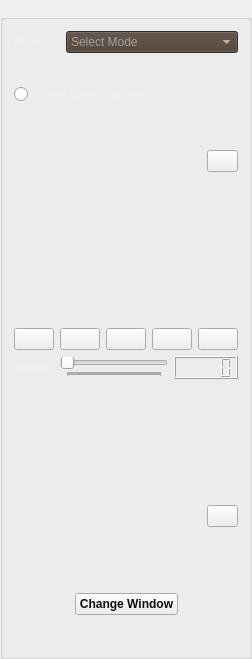
         <widget class="QGroupBox" name="controllerGroupBox">
          <property name="sizePolicy">
           <sizepolicy hsizetype="Maximum" vsizetype="Preferred">
            <horstretch>0</horstretch>
            <verstretch>0</verstretch>
           </sizepolicy>
          </property>
          <property name="maximumSize">
           <size>
            <width>200</width>
            <height>16777214</height>
           </size>
          </property>
          <property name="font">
           <font>
            <bold>true</bold>
           </font>
          </property>
          <property name="styleSheet">
           <string notr="true">color: rgb(238, 238, 238);</string>
          </property>
          <property name="title">
           <string>Controllers</string>
          </property>
          <layout class="QVBoxLayout" name="verticalLayout_3">
           <item>
            <layout class="QHBoxLayout" name="horizontalLayout_66">
             <item>
              <widget class="QLabel" name="modeLabel">
               <property name="font">
                <font>
                 <bold>true</bold>
                </font>
               </property>
               <property name="text">
                <string>Mode:</string>
               </property>
              </widget>
             </item>
             <item>
              <widget class="QComboBox" name="modeComboBox">
               <property name="sizePolicy">
                <sizepolicy hsizetype="Preferred" vsizetype="Fixed">
                 <horstretch>0</horstretch>
                 <verstretch>0</verstretch>
                </sizepolicy>
               </property>
               <property name="maximumSize">
                <size>
                 <width>200</width>
                 <height>25</height>
                </size>
               </property>
               <property name="sizeIncrement">
                <size>
                 <width>20</width>
                 <height>0</height>
                </size>
               </property>
               <property name="baseSize">
                <size>
                 <width>20</width>
                 <height>0</height>
                </size>
               </property>
               <property name="font">
                <font>
                 <bold>false</bold>
                </font>
               </property>
               <property name="cursor">
                <cursorShape>PointingHandCursor</cursorShape>
               </property>
               <property name="whatsThis">
                <string/>
               </property>
               <property name="autoFillBackground">
                <bool>false</bool>
               </property>
               <property name="styleSheet">
                <string notr="true">background-color: rgb(72, 60, 50);
selection-background-color: rgb(72, 60, 50);</string>
               </property>
               <property name="editable">
                <bool>false</bool>
               </property>
               <property name="currentIndex">
                <number>-1</number>
               </property>
               <property name="sizeAdjustPolicy">
                <enum>QComboBox::AdjustToContents</enum>
               </property>
               <property name="placeholderText">
                <string>Select Mode</string>
               </property>
               <property name="frame">
                <bool>true</bool>
               </property>
               <item>
                <property name="text">
                 <string>Uniform Range Mode</string>
                </property>
               </item>
               <item>
                <property name="text">
                 <string>Musical Instruments Mode</string>
                </property>
               </item>
               <item>
                <property name="text">
                 <string>Animal Sounds Mode</string>
                </property>
               </item>
               <item>
                <property name="text">
                 <string>ECG Abnormalities Mode</string>
                </property>
               </item>
              </widget>
             </item>
            </layout>
           </item>
           <item>
            <spacer name="verticalSpacer_2">
             <property name="orientation">
              <enum>Qt::Vertical</enum>
             </property>
             <property name="sizeType">
              <enum>QSizePolicy::Preferred</enum>
             </property>
             <property name="sizeHint" stdset="0">
              <size>
               <width>20</width>
               <height>25</height>
              </size>
             </property>
            </spacer>
           </item>
           <item>
            <widget class="QRadioButton" name="spectrogramRadioButton">
             <property name="font">
              <font>
               <bold>true</bold>
              </font>
             </property>
             <property name="cursor">
              <cursorShape>PointingHandCursor</cursorShape>
             </property>
             <property name="text">
              <string>Show Spectrogram</string>
             </property>
            </widget>
           </item>
           <item>
            <spacer name="verticalSpacer_3">
             <property name="orientation">
              <enum>Qt::Vertical</enum>
             </property>
             <property name="sizeType">
              <enum>QSizePolicy::Preferred</enum>
             </property>
             <property name="sizeHint" stdset="0">
              <size>
               <width>20</width>
               <height>40</height>
              </size>
             </property>
            </spacer>
           </item>
           <item>
            <layout class="QVBoxLayout" name="verticalLayout">
             <item>
              <layout class="QHBoxLayout" name="horizontalLayout_3">
               <item>
                <spacer name="horizontalSpacer_5">
                 <property name="orientation">
                  <enum>Qt::Horizontal</enum>
                 </property>
                 <property name="sizeHint" stdset="0">
                  <size>
                   <width>40</width>
                   <height>20</height>
                  </size>
                 </property>
                </spacer>
               </item>
               <item>
                <widget class="QPushButton" name="muteOriginalButton">
                 <property name="maximumSize">
                  <size>
                   <width>31</width>
                   <height>24</height>
                  </size>
                 </property>
                 <property name="cursor">
                  <cursorShape>PointingHandCursor</cursorShape>
                 </property>
                 <property name="toolTip">
                  <string>&lt;html&gt;&lt;head/&gt;&lt;body&gt;&lt;p&gt;&lt;span style=&quot; font-size:7pt; color:#000000;&quot;&gt;Mute original signal sound&lt;/span&gt;&lt;/p&gt;&lt;/body&gt;&lt;/html&gt;</string>
                 </property>
                 <property name="styleSheet">
                  <string notr="true">background-color: rgb(238, 238, 238);</string>
                 </property>
                 <property name="text">
                  <string/>
                 </property>
                </widget>
               </item>
              </layout>
             </item>
             <item>
              <spacer name="verticalSpacer_4">
               <property name="orientation">
                <enum>Qt::Vertical</enum>
               </property>
               <property name="sizeType">
                <enum>QSizePolicy::Expanding</enum>
               </property>
               <property name="sizeHint" stdset="0">
                <size>
                 <width>20</width>
                 <height>100</height>
                </size>
               </property>
              </spacer>
             </item>
            </layout>
           </item>
           <item>
            <spacer name="verticalSpacer_8">
             <property name="orientation">
              <enum>Qt::Vertical</enum>
             </property>
             <property name="sizeHint" stdset="0">
              <size>
               <width>20</width>
               <height>50</height>
              </size>
             </property>
            </spacer>
           </item>
           <item>
            <layout class="QHBoxLayout" name="horizontalLayout_67">
             <item>
              <widget class="QPushButton" name="playPauseButton">
               <property name="sizePolicy">
                <sizepolicy hsizetype="Fixed" vsizetype="Fixed">
                 <horstretch>0</horstretch>
                 <verstretch>0</verstretch>
                </sizepolicy>
               </property>
               <property name="maximumSize">
                <size>
                 <width>50</width>
                 <height>16777215</height>
                </size>
               </property>
               <property name="cursor">
                <cursorShape>PointingHandCursor</cursorShape>
               </property>
               <property name="toolTip">
                <string>&lt;html&gt;&lt;head/&gt;&lt;body&gt;&lt;p&gt;&lt;span style=&quot; font-size:7pt; color:#000000;&quot;&gt;Play/Pause&lt;/span&gt;&lt;/p&gt;&lt;/body&gt;&lt;/html&gt;</string>
               </property>
               <property name="styleSheet">
                <string notr="true">background-color: rgb(238, 238, 238);</string>
               </property>
               <property name="text">
                <string/>
               </property>
               <property name="icon">
                <iconset>
                 <normaloff>../../hp/hp/.designer/backup/eraser.png</normaloff>../../hp/hp/.designer/backup/eraser.png</iconset>
               </property>
              </widget>
             </item>
             <item>
              <widget class="QPushButton" name="panButton">
               <property name="sizePolicy">
                <sizepolicy hsizetype="Fixed" vsizetype="Fixed">
                 <horstretch>0</horstretch>
                 <verstretch>0</verstretch>
                </sizepolicy>
               </property>
               <property name="maximumSize">
                <size>
                 <width>50</width>
                 <height>16777215</height>
                </size>
               </property>
               <property name="cursor">
                <cursorShape>PointingHandCursor</cursorShape>
               </property>
               <property name="toolTip">
                <string>&lt;html&gt;&lt;head/&gt;&lt;body&gt;&lt;p&gt;&lt;span style=&quot; font-size:7pt; color:#000000;&quot;&gt;Pan&lt;/span&gt;&lt;/p&gt;&lt;/body&gt;&lt;/html&gt;</string>
               </property>
               <property name="styleSheet">
                <string notr="true">background-color: rgb(238, 238, 238);</string>
               </property>
               <property name="text">
                <string/>
               </property>
               <property name="icon">
                <iconset>
                 <normaloff>../../hp/hp/.designer/backup/eraser.png</normaloff>../../hp/hp/.designer/backup/eraser.png</iconset>
               </property>
              </widget>
             </item>
             <item>
              <widget class="QPushButton" name="zoomInButton">
               <property name="sizePolicy">
                <sizepolicy hsizetype="Fixed" vsizetype="Fixed">
                 <horstretch>0</horstretch>
                 <verstretch>0</verstretch>
                </sizepolicy>
               </property>
               <property name="maximumSize">
                <size>
                 <width>50</width>
                 <height>16777215</height>
                </size>
               </property>
               <property name="cursor">
                <cursorShape>PointingHandCursor</cursorShape>
               </property>
               <property name="toolTip">
                <string>&lt;html&gt;&lt;head/&gt;&lt;body&gt;&lt;p&gt;&lt;span style=&quot; font-size:7pt; color:#000000;&quot;&gt;Zoom in&lt;/span&gt;&lt;/p&gt;&lt;/body&gt;&lt;/html&gt;</string>
               </property>
               <property name="styleSheet">
                <string notr="true">background-color: rgb(238, 238, 238);</string>
               </property>
               <property name="text">
                <string/>
               </property>
               <property name="icon">
                <iconset>
                 <normaloff>../../hp/hp/.designer/backup/eraser.png</normaloff>../../hp/hp/.designer/backup/eraser.png</iconset>
               </property>
              </widget>
             </item>
             <item>
              <widget class="QPushButton" name="zoomOutButton">
               <property name="sizePolicy">
                <sizepolicy hsizetype="Fixed" vsizetype="Fixed">
                 <horstretch>0</horstretch>
                 <verstretch>0</verstretch>
                </sizepolicy>
               </property>
               <property name="maximumSize">
                <size>
                 <width>50</width>
                 <height>16777215</height>
                </size>
               </property>
               <property name="cursor">
                <cursorShape>PointingHandCursor</cursorShape>
               </property>
               <property name="toolTip">
                <string>&lt;html&gt;&lt;head/&gt;&lt;body&gt;&lt;p&gt;&lt;span style=&quot; font-size:7pt; color:#000000;&quot;&gt;Zoom out&lt;/span&gt;&lt;/p&gt;&lt;/body&gt;&lt;/html&gt;</string>
               </property>
               <property name="styleSheet">
                <string notr="true">background-color: rgb(238, 238, 238);</string>
               </property>
               <property name="text">
                <string/>
               </property>
               <property name="icon">
                <iconset>
                 <normaloff>../../hp/hp/.designer/backup/eraser.png</normaloff>../../hp/hp/.designer/backup/eraser.png</iconset>
               </property>
              </widget>
             </item>
             <item>
              <widget class="QPushButton" name="resetButton">
               <property name="sizePolicy">
                <sizepolicy hsizetype="Fixed" vsizetype="Fixed">
                 <horstretch>0</horstretch>
                 <verstretch>0</verstretch>
                </sizepolicy>
               </property>
               <property name="maximumSize">
                <size>
                 <width>50</width>
                 <height>16777215</height>
                </size>
               </property>
               <property name="cursor">
                <cursorShape>PointingHandCursor</cursorShape>
               </property>
               <property name="toolTip">
                <string>&lt;html&gt;&lt;head/&gt;&lt;body&gt;&lt;p&gt;&lt;span style=&quot; font-size:7pt; color:#000000;&quot;&gt;Replay&lt;/span&gt;&lt;/p&gt;&lt;/body&gt;&lt;/html&gt;</string>
               </property>
               <property name="styleSheet">
                <string notr="true">background-color: rgb(238, 238, 238);</string>
               </property>
               <property name="text">
                <string/>
               </property>
               <property name="icon">
                <iconset>
                 <normaloff>../../hp/hp/.designer/backup/eraser.png</normaloff>../../hp/hp/.designer/backup/eraser.png</iconset>
               </property>
              </widget>
             </item>
            </layout>
           </item>
           <item>
            <layout class="QHBoxLayout" name="horizontalLayout_68">
             <item>
              <widget class="QLabel" name="speedLabel">
               <property name="font">
                <font>
                 <bold>true</bold>
                </font>
               </property>
               <property name="text">
                <string>Speed:</string>
               </property>
              </widget>
             </item>
             <item>
              <widget class="QSlider" name="speedSlider">
               <property name="cursor">
                <cursorShape>ClosedHandCursor</cursorShape>
               </property>
               <property name="inputMethodHints">
                <set>Qt::ImhDigitsOnly</set>
               </property>
               <property name="value">
                <number>0</number>
               </property>
               <property name="orientation">
                <enum>Qt::Horizontal</enum>
               </property>
               <property name="tickPosition">
                <enum>QSlider::TicksBelow</enum>
               </property>
               <property name="tickInterval">
                <number>1</number>
               </property>
              </widget>
             </item>
             <item>
              <widget class="QLCDNumber" name="speedLCD">
               <property name="sizePolicy">
                <sizepolicy hsizetype="Minimum" vsizetype="Preferred">
                 <horstretch>0</horstretch>
                 <verstretch>0</verstretch>
                </sizepolicy>
               </property>
               <property name="maximumSize">
                <size>
                 <width>16777215</width>
                 <height>25</height>
                </size>
               </property>
              </widget>
             </item>
            </layout>
           </item>
           <item>
            <spacer name="verticalSpacer_5">
             <property name="orientation">
              <enum>Qt::Vertical</enum>
             </property>
             <property name="sizeType">
              <enum>QSizePolicy::Expanding</enum>
             </property>
             <property name="sizeHint" stdset="0">
              <size>
               <width>20</width>
               <height>120</height>
              </size>
             </property>
            </spacer>
           </item>
           <item>
            <layout class="QVBoxLayout" name="verticalLayout_2">
             <item>
              <layout class="QHBoxLayout" name="horizontalLayout_5">
               <item>
                <spacer name="horizontalSpacer_6">
                 <property name="orientation">
                  <enum>Qt::Horizontal</enum>
                 </property>
                 <property name="sizeHint" stdset="0">
                  <size>
                   <width>40</width>
                   <height>20</height>
                  </size>
                 </property>
                </spacer>
               </item>
               <item>
                <widget class="QPushButton" name="muteOutputButton">
                 <property name="maximumSize">
                  <size>
                   <width>31</width>
                   <height>24</height>
                  </size>
                 </property>
                 <property name="toolTip">
                  <string>&lt;html&gt;&lt;head/&gt;&lt;body&gt;&lt;p&gt;&lt;span style=&quot; font-size:7pt; color:#000000;&quot;&gt;Mute output signal sound&lt;/span&gt;&lt;/p&gt;&lt;/body&gt;&lt;/html&gt;</string>
                 </property>
                 <property name="styleSheet">
                  <string notr="true">background-color: rgb(238, 238, 238);</string>
                 </property>
                 <property name="text">
                  <string/>
                 </property>
                </widget>
               </item>
              </layout>
             </item>
             <item>
              <spacer name="verticalSpacer_6">
               <property name="orientation">
                <enum>Qt::Vertical</enum>
               </property>
               <property name="sizeHint" stdset="0">
                <size>
                 <width>20</width>
                 <height>60</height>
                </size>
               </property>
              </spacer>
             </item>
            </layout>
           </item>
           <item>
            <layout class="QHBoxLayout" name="horizontalLayout_8">
             <item>
              <spacer name="horizontalSpacer_21">
               <property name="orientation">
                <enum>Qt::Horizontal</enum>
               </property>
               <property name="sizeHint" stdset="0">
                <size>
                 <width>35</width>
                 <height>20</height>
                </size>
               </property>
              </spacer>
             </item>
             <item>
              <widget class="QPushButton" name="changeWindowButton">
               <property name="sizePolicy">
                <sizepolicy hsizetype="Maximum" vsizetype="Fixed">
                 <horstretch>0</horstretch>
                 <verstretch>0</verstretch>
                </sizepolicy>
               </property>
               <property name="maximumSize">
                <size>
                 <width>130</width>
                 <height>16777215</height>
                </size>
               </property>
               <property name="font">
                <font>
                 <bold>true</bold>
                </font>
               </property>
               <property name="cursor">
                <cursorShape>OpenHandCursor</cursorShape>
               </property>
               <property name="styleSheet">
                <string notr="true">background-color: rgb(238, 238, 238);
color: rgb(13, 13, 13);</string>
               </property>
               <property name="text">
                <string>Change Window</string>
               </property>
              </widget>
             </item>
             <item>
              <spacer name="horizontalSpacer_22">
               <property name="orientation">
                <enum>Qt::Horizontal</enum>
               </property>
               <property name="sizeHint" stdset="0">
                <size>
                 <width>35</width>
                 <height>20</height>
                </size>
               </property>
              </spacer>
             </item>
            </layout>
           </item>
           <item>
            <spacer name="verticalSpacer_7">
             <property name="orientation">
              <enum>Qt::Vertical</enum>
             </property>
             <property name="sizeType">
              <enum>QSizePolicy::Preferred</enum>
             </property>
             <property name="sizeHint" stdset="0">
              <size>
               <width>20</width>
               <height>30</height>
              </size>
             </property>
            </spacer>
           </item>
          </layout>
         </widget>
